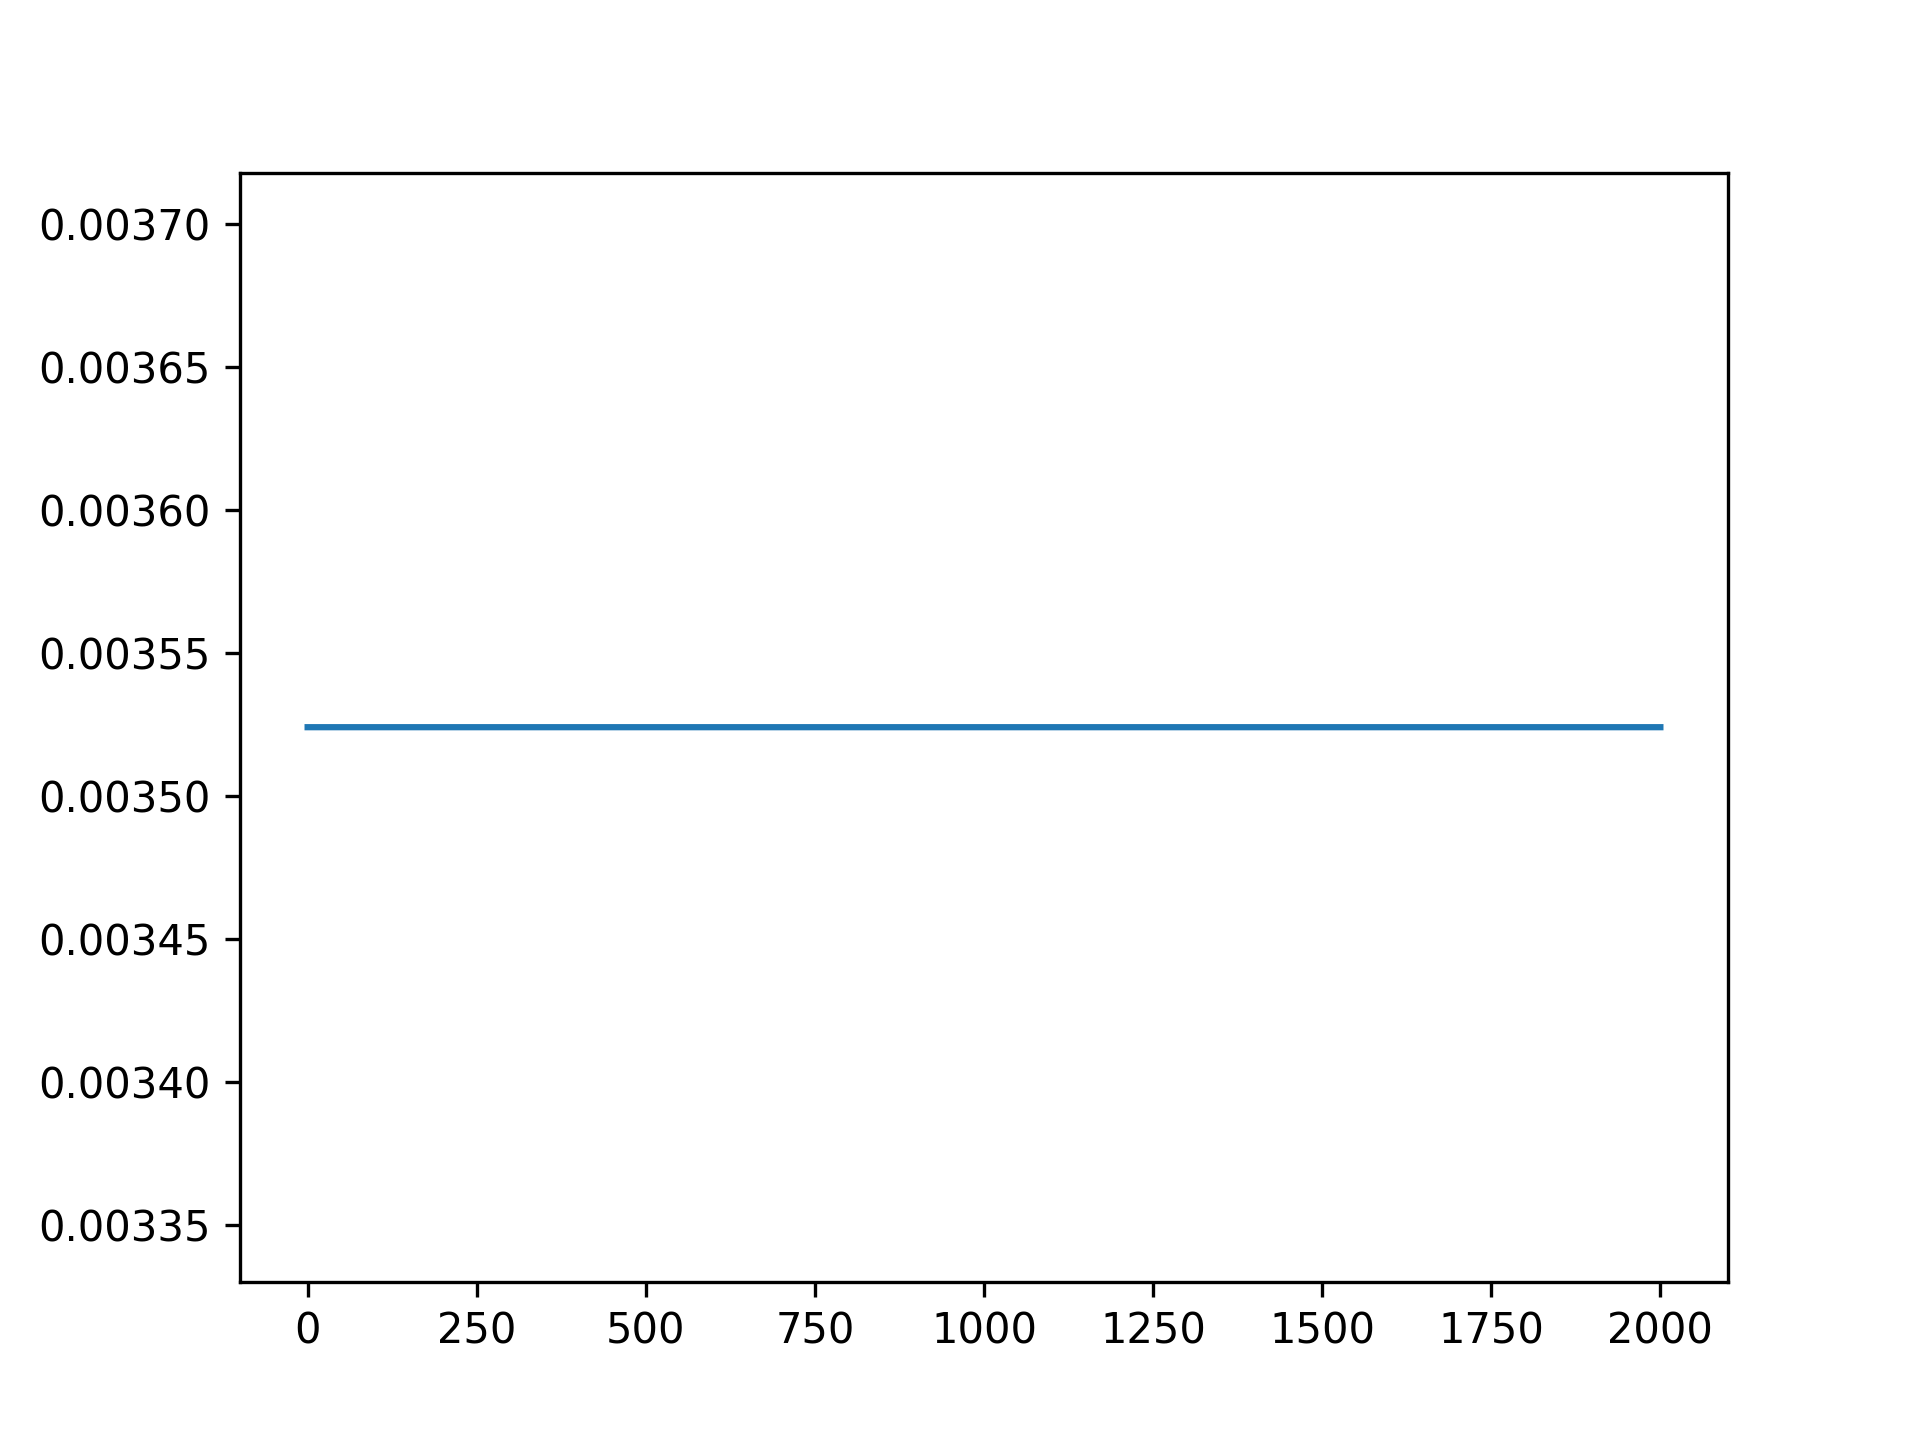

Write the Python code that produced this figure.
# Importamos el módulo matplotlib y numpy
import numpy as np
import matplotlib.pyplot as plt
import matplotlib

# plt.style.use('./style.mplstyle.patch')
# plt.style.use('dark_background')

# Leemos datos de un fichero
data = np.loadtxt('momento.txt') # 6000 puntos del atractor de Lorenz (6000x3)
x = data[:,0]
y = data[:,1]

# Creamos una figura y hacemos nuestro primer plot
plt.figure()
plt.plot(x,y)

plt.savefig('Momento.png', dpi=300)